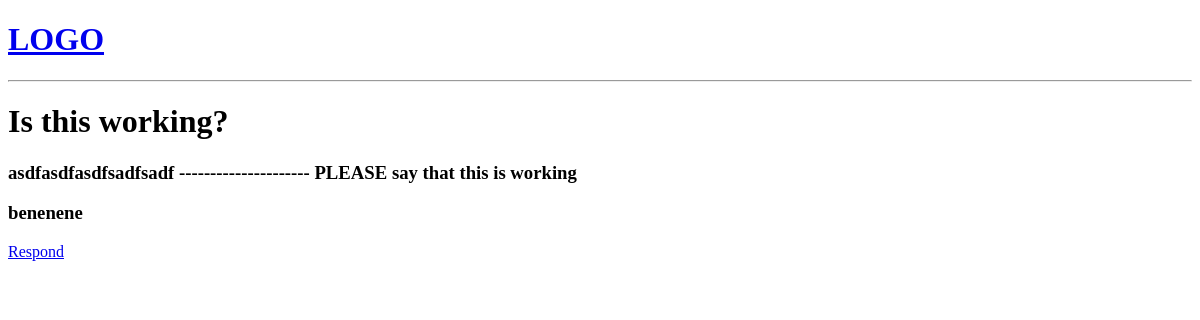
The app's page /mail/4/, older data.
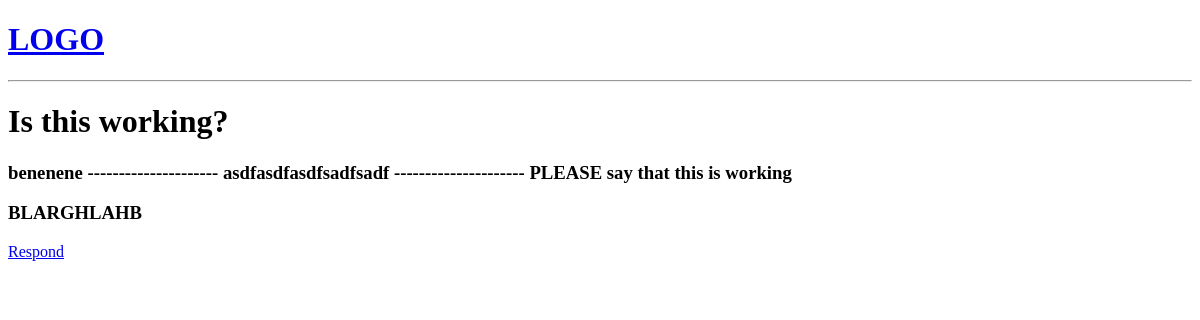
The same page, newer data.
### base/models.py (models this page shows, shortened)
class Mail(models.Model):
    sender = models.ForeignKey(User, on_delete=models.CASCADE, null=True, related_name='sender') #null=True IS TEMPORARY. CHANGE LATER.
    receiver = models.ForeignKey(User, on_delete=models.CASCADE, null=True, related_name='receiver') #null=True IS TEMPORARY. CHANGE LATER.
    currentBox = models.ForeignKey(Box, on_delete=models.CASCADE, null=True) #Which box the mail is currently in. Defaults to Inbox.
    title = models.CharField(max_length=200) #Max length of 200 char
    previousContent = models.TextField(null=True, blank=True) #Field CAN be blank in forms
    content = models.TextField() #Text field cannot be blank
    sentDate = models.DateTimeField(auto_now_add=True) #Time is saved once it's first created
    isResponse = models.BooleanField(default=False) #If email is a response to another email, true
    isArchived = models.BooleanField(default=False) #If archived, true
    isDeleted = models.BooleanField(default=False) #If deleted, true
    isUnread = models.BooleanField(default=True) #If unread, true. Defaults to unread
    isHighlighted = models.BooleanField(default=False) #If highlighted, true
    isSelected = models.BooleanField(default=False) #If selected, true
    class Meta:
        ordering = ['-sentDate', 'title'] #Newest emails are first

### base/views.py (the view)
# urls.py: path('mail/<str:pk>/', views.mail, name='mail'),
def mail(request, pk): #Looking at an email
    letter = Mail.objects.get(id=pk) #Grab whatever letter is equal to the pk
    letter.isUnread = False #Marks the letter as read
    letter.save() #Saves it to the database
    context = {'letter': letter}
    return render(request, 'mail.html', context)

### base/templates/base/mail.html
{% extends 'main.html' %}
{% block content %}
<h1>{{letter.title}}</h1>
<div>
    <h3>{{ letter.previousContent }}</h3>
    <h3>{{ letter.content }}</h3>
    <a href="{% url 'respond' letter.id %}">Respond</a>
</div>
{% endblock content %}

### templates/main.html (shortened to what this page needs)
<!DOCTYPE html>
<html lang="en">
<head>
</head>
<body>
    {% include 'navbar.html' %}
    {% block content %}
    {% endblock %}
</body>
</html>

### templates/navbar.html
<a href="/">
    <h1>LOGO</h1>
</a>
<hr>

Row changes from the older to the newer data that the page shows:
changed Mail "Is this working?": previousContent "asdfasdfasdfsadfsadf --------------------- PLEASE say that this is working" → "benenene --------------------- asdfasdfasdfsadfsadf --------------------- PLEASE say that this is working"; content "benenene" → "BLARGHLAHB"
